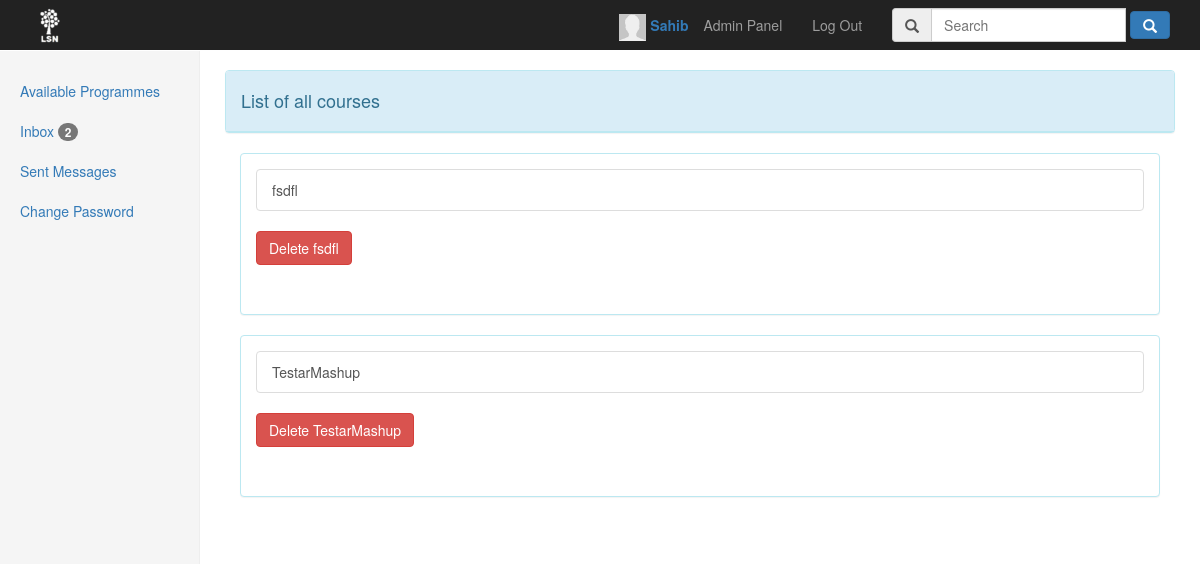
The page /Feed/index.php?CourseList (signed in) on the database as committed earlier.
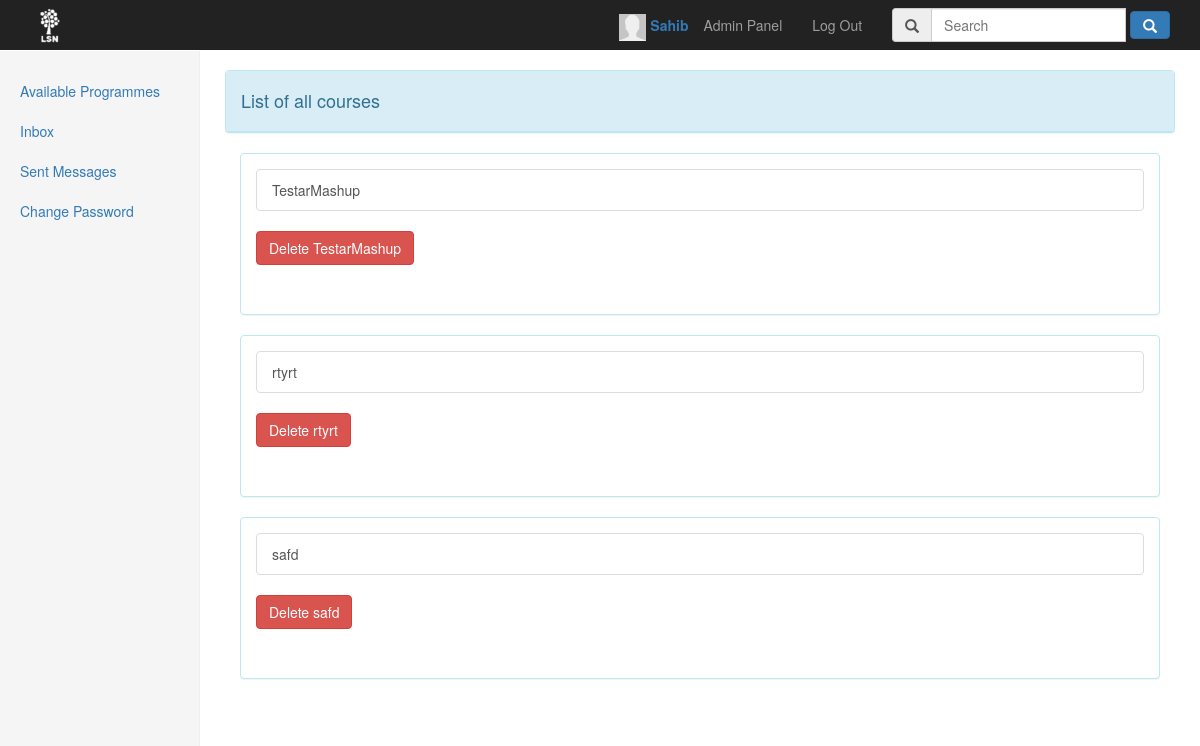
The same page on the database as committed later.
### tables this page shows
CREATE TABLE IF NOT EXISTS `course` (
  `CourseId` int(11) NOT NULL AUTO_INCREMENT,
  `CourseName` varchar(100) NOT NULL,
  `CourseCode` varchar(20) NOT NULL,
  `RssUrl` varchar(255) NOT NULL,
  `Schedule` varchar(255) DEFAULT NULL,
  PRIMARY KEY (`CourseId`)
);

### Feed/Model/LoginModel.php (called while the page is built, shortened)
<?php
class LoginModel{
    public function getId()
    {
        return $_SESSION['id'];
    }
}

### Feed/Model/Dao/MessagesRepository.php (called while the page is built, shortened)
<?php
require_once('Model/Dao/Repository.php');
 class MessagesRepository extends Repository
 {
	private static $UserId = "UserId";
	private static $Open = "Open";
	private $db;
	private $table;
	public function __construct() {
		$this->table = "messages";
		$this->db = $this->connection();
	}
 	public function getIfOpenOrNot($userId) {
 		try
		{
			$sql = "SELECT * FROM $this->table WHERE ".self::$UserId."= ?";
			$query = $this->db->prepare($sql);
			$params = array($userId);
			$query->execute($params);
			$results = $query->fetchAll();
 			if ($results) {
 				$counter = 0;
 			  foreach($results as $result) {
 					if ($result[self::$Open] == 0) {
						$counter++;
					}
			  }
					return $counter;
 			}
 			return NULL;
		}
		catch (PDOException $e)
		{
			echo "PDOException : " . $e->getMessage();
		}
 	}
 }

### Feed/Model/Dao/Repository.php (called while the page is built, shortened)
<?php
abstract class Repository
{
	protected $dbConnection;
    protected function connection()
    {
	    try
	    {
	    	if ($this->dbConnection == null)
	    	{
	            $this->dbConnection = new PDO(Settings::$DB_CONNECTION, Settings::$DB_USERNAME, Settings::$DB_PASSWORD);
		        $this->dbConnection->setAttribute(PDO::ATTR_ERRMODE, PDO::ERRMODE_EXCEPTION);
		        return $this->dbConnection;
	    	}
		}
		catch (Exception $e)
		{
			error_log($e->getMessage() . "\n", 3, Settings::$ERROR_LOG);
	    	if (Settings::$DO_DEBUG)
	    	{
	        	throw $e;
	        }
		}
  	}
}

### Feed/Controller/MasterController.php (called while the page is built, shortened)
<?php
require_once("Model/LoginModel.php");
require_once("Model/Dao/CourseRepository.php");
require_once("View/BaseView.php");
require_once('Model/Dao/MessagesRepository.php');
require_once('View/AdminPanelView.php');
class MasterController extends Navigation
{
	private $contactController;
	private $contactView;
	private $loginController;
    private $model;
    private $forgetPasswordView;
    private $userRepository;
    private $adminPanelView;
    private $emailExp;
    private $profileView;
    private $createCourseView;
    private $inboxView;
    private $messages;
    private $programView;
	function __construct()
	{
      	$this->userRepository = new UserRepository();
      	$this->courseRepository = new CourseRepository();
      	$this->messageRepository = new MessagesRepository();
      	$this->messages = new Messages();
      	$this->model = new LoginModel();
		$this->forgetPasswordView = new ForgetPasswordView();
		$this->htmlView = new HTMLView();
		$this->resetPassword = new ResetPasswordView();
		$this->contactView = new ContactView();
		$this->profileView = new ProfileView();
		$this->changePasswordView = new ChangePasswordView();
		$this->inboxView = new InboxView($this->model,$this->messages,$this->htmlView,$this->userRepository,$this->messageRepository);
      	$this->createCourseView = new CreateCourseView($this->model,$this->messageRepository);
      	$this->programView = new ProgramView($this->model,$this->messageRepository);
      	$this->adminPanelView = new AdminPanelView($this->model,$this->messageRepository,$this->userRepository,$this->courseRepository);
      	$this->contactController = new ContactController($this->contactView);
      	$this->loginController = new LoginController();
      	$this->emailExp = "/^[a-z0-9\å\ä\ö._-]+@[a-z0-9\å\ä\ö.-]+\.[a-z]{2,6}$/i";
	}
		public function doControll()
		{
			try
			{
				if ($this->forgetPasswordView->pressSubmitToSend() && !$this->resetPassword->issetCode())
				{
					if (!preg_match($this->emailExp, $this->getEmail()))
					{
						$msgId = 22;
    				    $this->loginMessage = new LoginMessage($msgId);
		                $message = $this->loginMessage->getMessage();
		                $this->forgetPasswordView->setMessage($message);
		                return  $this->forgetPasswordView->showForgetPasswordPage();
					}
					else
					{
						$userEmail = $this->userRepository->getEmailForResetPassword($this->getEmail());
					  if($userEmail != ""){
						if($this->getEmail() == $userEmail->getEmail()) {
							$date = date('Y-m-d H:i:s');
							$this->code = rand(10000,1000000);
							$to = $userEmail->getEmail();
							$subject = "LSN/ Forgot password";
							$message = "Hej!
							(Det här meddelandet går inte att svara på).
							OBS// Länken är endast aktiv i 20 minuter.
							För att ändra lösenordet klicka på länken nedan:
							http://www.sahibsahib.com/LSN/Feed/?gjaQwrA=$this->code&kjAmsdNg";
							$headers = 'From: LSN@sahibsahib.com' . "\r\n" .
									   'X-Mailer: PHP/' . phpversion();
							$this->userRepository->resetPassword($this->code,$this->getEmail());
							$this->userRepository->resetPasswordTime($date,$this->getEmail());
							if (mail($to, $subject, $message,$headers))
							{
								$msgId = 42;
								$this->loginMessage = new LoginMessage($msgId);
				                $message = $this->loginMessage->getMessage();
				                $this->forgetPasswordView->setMessage($message);
				                return  $this->forgetPasswordView->showForgetPasswordPage();
							 }
							}
					}
					else
						  {
								$msgId = 42;
								$this->loginMessage = new LoginMessage($msgId);
				                $message = $this->loginMessage->getMessage();
				                $this->forgetPasswordView->setMessage($message);
				                return  $this->forgetPasswordView->showForgetPasswordPage();
						}
					 }
	            }
	             else if ($this->loginController->isAuthenticated() && $this->inboxView->didUserPressToInbox())
	             {
	            			if ($this->inboxView->getId() == $this->model->getId()) {
	            				 return $this->inboxView->rednerInbox();
	            			}
	            }
	            else if ($this->loginController->isAuthenticated() && $this->inboxView->didUserPressToSend())
	            {
	            			if ($this->inboxView->getId() == $this->model->getId()) {
	            				 return $this->inboxView->rednerSendMsg();
	            			}
	            }
	            else if ($this->loginController->isAuthenticated() && $this->inboxView->didUserPressToRemoveMsg()) {
	            		$this->messages->deleteMessage($this->inboxView->getId());
	            		return $this->inboxView->rednerInbox();
	            }
	            else if ($this->loginController->isAuthenticated() && $this->inboxView->didUserPressToRemoveSentMsg()) {
	            		$this->messages->DeleteSentMsg($this->inboxView->getId());
	            		return $this->inboxView->rednerSendMsg();
	            }
            	else if ($this->contactView->didUserPressToContact() && $this->contactView->hasSubmitToSend())
    	        {
	                return $this->contactController->doContact();
             	}
             	else if ($this->loginController->isAuthenticated() && $this->adminPanelView->DidUserPressAdminPanel())
    	        {
	             	return $this->adminPanelView->renderAdminPanel();
             	}
             	else if ($this->loginController->isAuthenticated() && $this->adminPanelView->DidUserPressCourseList())
             	{
	             	return $this->adminPanelView->renderCourseList();
             	}
			}
			catch (Exception $e)
			{
				error_log($e->getMessage() . "\n", 3, Settings::$ERROR_LOG);
            	if (Settings::$DO_DEBUG)
            	{
                	throw $e;
                }
			}
	}
}

### Feed/index.php (called while the page is built, shortened)
<?php
require_once('Controller/MasterController.php');
require_once("View/BaseView.php");
try
{
	$masterController = new MasterController();
	$html = $masterController->doControll();
}
catch (Exception $e)
{
	error_log($e->getMessage() . "\n", 3, Settings::$ERROR_LOG);
	if (Settings::$DO_DEBUG)
	{
		throw $e;
	}
}
?>

### Feed/Model/Dao/CourseRepository.php (called while the page is built, shortened)
<?php
require_once('Model/Dao/Repository.php');
 class CourseRepository extends Repository
 {
	private $db;
	private $courseTable;
	public function __construct() {
		$this->courseTable = "course";
		$this->db = $this->connection();
	}
	public function GetAllCourses()
	{
		$list = array();
		$sql = "SELECT * FROM $this->courseTable";
		$query = $this->db->prepare($sql);
		$query->execute();
		$results = $query->fetchAll();
		foreach ($results as $result) {
			$list[] = $result;
		}
		return $list;
	}
 }

### Feed/View/AdminPanelView.php (the view, shortened to what the changed rows need)
<?php
	class AdminPanelView extends BaseView
	{
		protected $loginModel;
		private $messagesRepository;
		private $courseRepository;
		function __construct(LoginModel $model,MessagesRepository $messagesRepository,UserRepository $userRepository,CourseRepository $courseRepository)
		{
			$this->loginModel = $model;
			$this->messagesRepository = $messagesRepository;
			$this->courseRepository = $courseRepository;
		}
  		  public function CourseList()
  		  {
  		  	$courses = $this->courseRepository->GetAllCourses();
			 $html = $this->cssView("CourseList");
			    $open = $this->messagesRepository->getIfOpenOrNot($this->loginModel->getId());
		                  if ($open != null) {
		                       if ($open == 1) {
                         $html .= '<li><a name="Inbox" href="?' . $this->inboxLocation ."&".$this->id."=".$this->loginModel->getId().'">Inbox <span class="badge">1</span></a></li>';
                       }
                       else {
                           $html .= '<li><a name="Inbox" href="?' . $this->inboxLocation ."&".$this->id."=".$this->loginModel->getId().'">Inbox  <span class="badge">' . $open . '</span></a></li>';
                       }
		                  }
		                  else {
		                      $html .= '<li><a name="Inbox" href="?' . $this->inboxLocation ."&".$this->id."=".$this->loginModel->getId().'">Inbox</a></li><span class="sr-only">(current)</span></a></li>';
		                  }
		              $html .= '<li><a name="Inbox" href="?' . $this->sendLocation ."&".$this->id."=".$this->loginModel->getId().'">Sent Messages</a></li>'.
		              '<li><a href="?' . $this->changePasswordLocation . '">Change Password</span></a></li>
		              </ul>
		            </div>';
		            $html .= '<div class="col-sm-9 col-sm-offset-3 col-md-10 col-md-offset-2 main">
		            ' . $this->message . '';
	   	     if ($courses != null) {
                	$html .= ' <div class="row"><div class="panel panel-info"> <div class="panel-heading"><h4>List of all courses</h4></div></div></div>';
	                foreach ($courses as $course) {
	                	if ($course['CourseId'] !== "1") {
	   					$html .= '<div class="panel panel-info">
	   							<div class="panel-body">
	   						    <ul class="list-group"><a class="list-group-item" href="?' . $this->course . '&id='. $course['CourseId'] .'">'.$course['CourseName'].'</a></ul>
	               				<form role="form" action="" method="post">
	               				<td>
	               				<input type="hidden" name="' . $this->removeCourseLocation . '" id="' . $this->removeCourseLocation . '" value="'. $course['CourseId'] .'"></td>
	               				<td><button type="submit" name="' . $this->submitRemoveCourseLocation . '" class="btn btn-danger">Delete ' .$course['CourseName'].'</button></td></tr></br></br></form></div></div>';
	           		}
	           		}
                }
		      return $html;
  		  }
	 		public function renderCourseList() {
			    $courseList = $this->CourseList();
       $courseList .= ' <script src="js/jquery.min.js"></script>
          <script src="js/bootstrap.min.js"></script>
          <script src="js/ie10-viewport-bug-workaround.js"></script>';
			    	           	  $courseList .= '
			      </body>
			    </html>';
			    return $courseList;
			  }
	}

Rows that differ between the two databases and show on the page:
removed course: CourseName "fsdfl"
added course: CourseName "rtyrt"
added course: CourseName "safd"
Other text that changed with them:
$open: "2" → (not shown)
